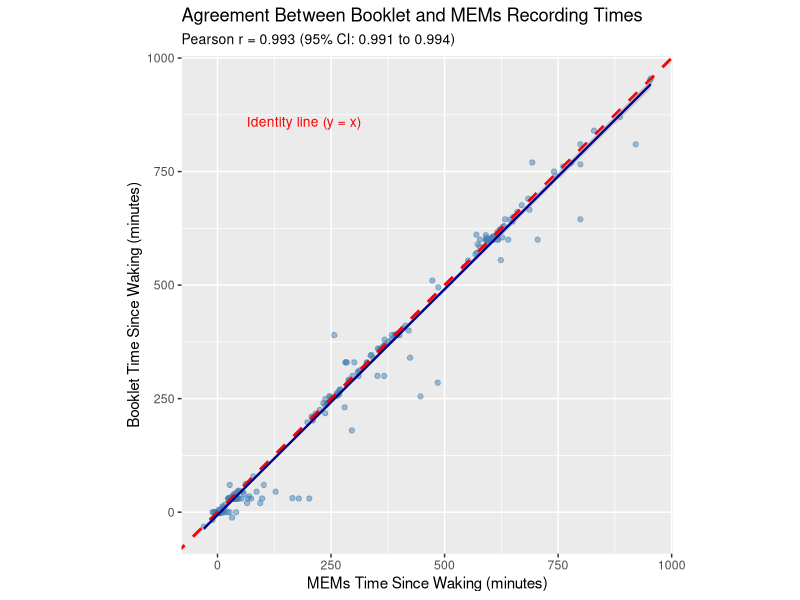
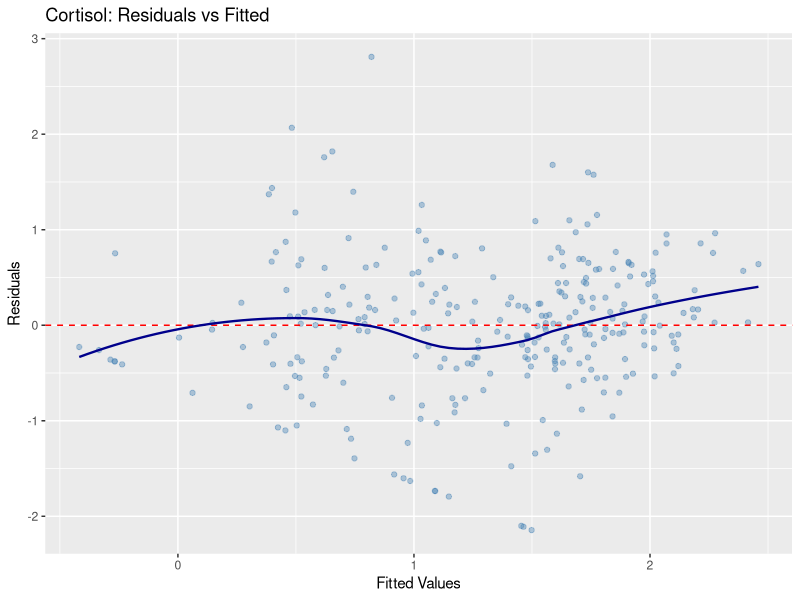
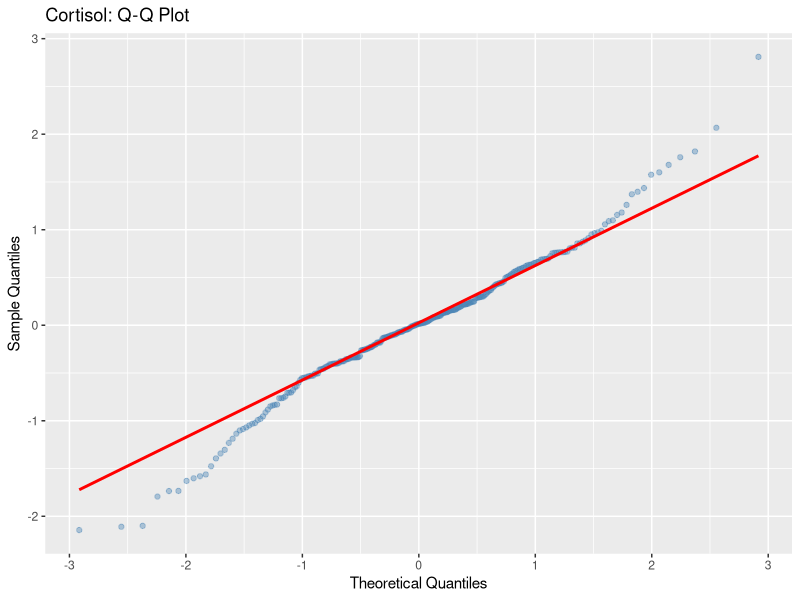
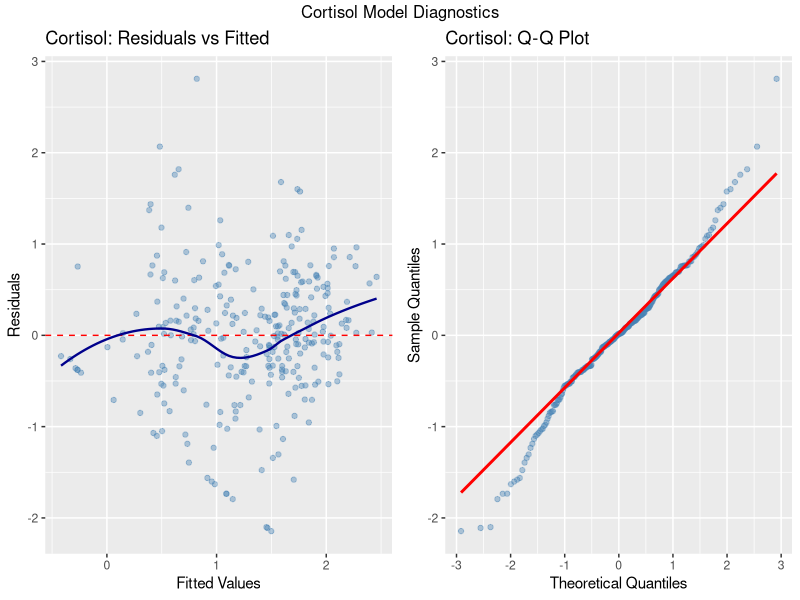
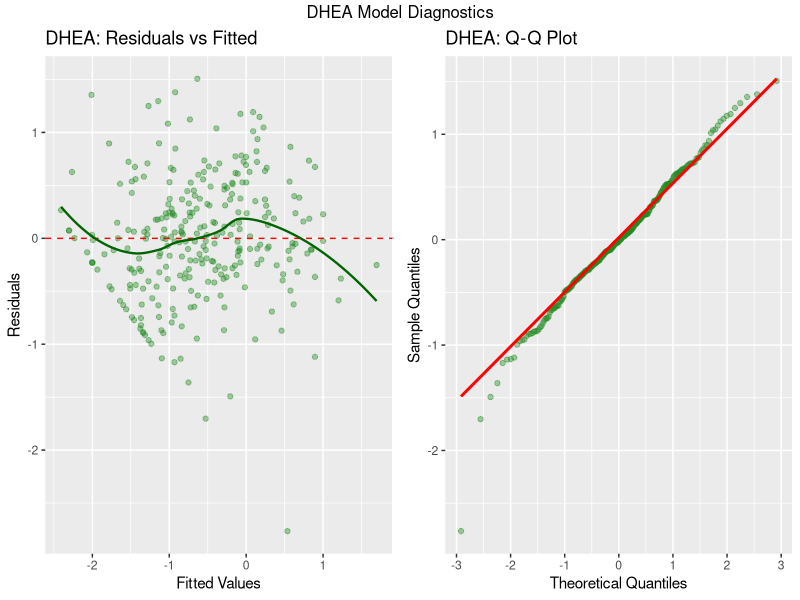
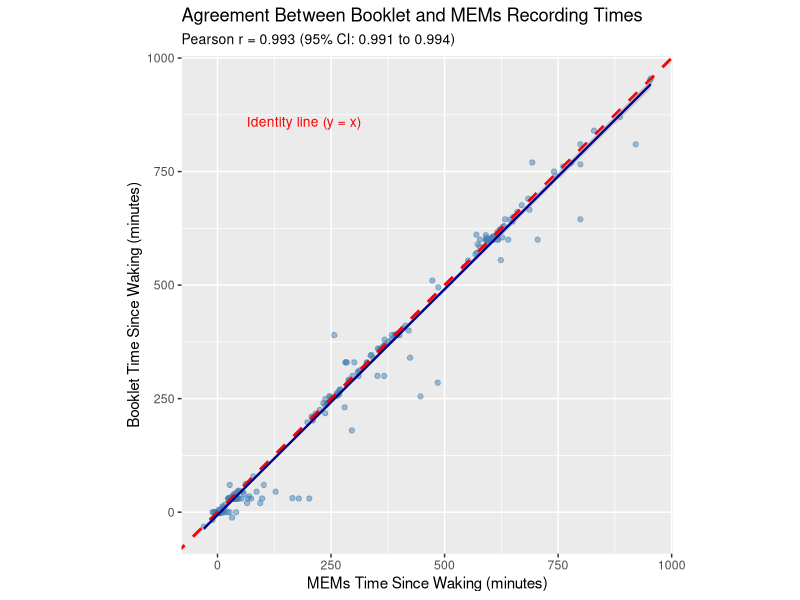

These charts were generated, in order, by the following R code:
## ---- chunk 1
library(tidyverse)    # Data manipulation and visualization
library(lubridate)    # Date/time handling
library(gridExtra)    # Arranging multiple plots
library(knitr)        # Tables
library(kableExtra)   # Enhanced tables
library(scales)       # Axis formatting
library(lme4)
library(lmerTest)
## ---- chunk 2
data_raw<-read.csv("Project0_Clean_v2.csv")
head(data_raw)

data <- data_raw %>%
  rename(
    SubjectID = SubjectID,
    CollectionDate = Collection.Date,
    CollectionSample = Collection.Sample,
    Booklet_ClockTime = Booket..Clock.Time,           # Note: typo in original "Booket"
    MEMs_ClockTime = MEMs..Clock.Time,
    SleepDiary_WakeTime = Sleep.Diary.reported.wake.time,
    Booklet_SampleInterval = Booklet..Sample.interval,
    Booklet_SampleInterval_Mins = Booklet..Sample.interval.Decimal.Time..mins.,
    MEMs_SampleInterval = MEMs..Sample.interval,
    MEMs_SampleInterval_Mins = MEMs..Sample.interval.Decimal.Time..mins.,
    Cortisol_ugdl = Cortisol..ug.dl.,
    DHEA_pgdl = DHEA..pg.dl.,
    Cortisol_nmolL = Cortisol..nmol.L.,
    DHEA_nmolL = DHEA..nmol.L.,
    DayNumber = DAYNUMB
  )

## DATE/TIME HANDLING
# Function to parse time strings (handles hh:mm format)
parse_time_hhmm <- function(time_str) {
  # Return NA for empty strings or NA values
  if (is.na(time_str) || time_str == "") {
    return(NA)
  }
  # Parse hh:mm format
  parsed <- hm(time_str)
  return(parsed)
}

# Function to convert time string to minutes since midnight
time_to_minutes <- function(time_str) {
  if (is.na(time_str) || time_str == "") {
    return(NA)
  }
  parts <- strsplit(time_str, ":")[[1]]
  if (length(parts) >= 2) {
    hours <- as.numeric(parts[1])
    mins <- as.numeric(parts[2])
    return(hours * 60 + mins)
  }
  return(NA)
}

# Apply time conversion to create minutes since midnight for clock times
data <- data %>%
  mutate(
    # Convert clock times to minutes since midnight
    Booklet_ClockTime_Mins = sapply(Booklet_ClockTime, time_to_minutes),
    MEMs_ClockTime_Mins = sapply(MEMs_ClockTime, time_to_minutes),
    WakeTime_Mins_Raw = sapply(SleepDiary_WakeTime, time_to_minutes)
  )

# Calculate time since waking
data <- data %>%
  mutate(
    # Time since waking calculated from clock times minus wake time
    Booklet_TimeSinceWaking = Booklet_ClockTime_Mins - WakeTime_Mins_Raw,
    MEMs_TimeSinceWaking = MEMs_ClockTime_Mins - WakeTime_Mins_Raw
  )



data <- data %>%
  group_by(SubjectID, DayNumber) %>%
  mutate(
    # Fill wake time: take the non-NA value from Sample 1 and apply to all samples
    WakeTime_Mins = WakeTime_Mins_Raw[CollectionSample == 1][1]
  ) %>%
  ungroup()

data <- data %>%
  mutate(
    # Time since waking calculated from clock times minus wake time
    Booklet_TimeSinceWaking = Booklet_ClockTime_Mins - WakeTime_Mins,
    MEMs_TimeSinceWaking = MEMs_ClockTime_Mins - WakeTime_Mins
  )

#head(data)
## ---- chunk 3

# Flag/exclude implausible cortisol values
# - Values > 80 nmol/L are lab errors (EXCLUDE)
# - Values > 26 nmol/L are high but biologically possible (FLAG)
data <- data %>%
  mutate(
    Cortisol_LabError = Cortisol_nmolL > 80,
    Cortisol_High = Cortisol_nmolL > 26 & Cortisol_nmolL <= 80,
    # Flag the extreme cortisol value (9999 appears to be an error code)
    Cortisol_LabError = ifelse(Cortisol_nmolL > 1000, TRUE, Cortisol_LabError)
  )

# Flag DHEA at detection limit (5.205 nmol/L)
data <- data %>%
  mutate(
    DHEA_AtDetectionLimit = abs(DHEA_nmolL - 5.205) < 0.001
  )

# Identify subjects with multiple DHEA at detection limit
subjects_multiple_DHEA_limit <- data %>%
  filter(DHEA_AtDetectionLimit) %>%
  group_by(SubjectID) %>%
  summarise(n_at_limit = n()) %>%
  filter(n_at_limit > 1)


data <- data %>%
  mutate(
    SubjectID_Factor = as.factor(SubjectID),
    CollectionSample_Factor = factor(CollectionSample, 
                                      levels = 1:4,
                                      labels = c("Waking", "30 min", "Lunch", "10 hours")),
    DayNumber_Factor = factor(DayNumber, levels = 1:3, labels = c("Day 1", "Day 2", "Day 3"))
  )

#head(data)

# Summary of missing data
missing_summary <- data %>%
  summarise(
    Total_Observations = n(),
    Missing_Booklet_ClockTime = sum(is.na(Booklet_ClockTime_Mins)),
    Missing_MEMs_ClockTime = sum(is.na(MEMs_ClockTime_Mins)),
    Missing_WakeTime = sum(is.na(WakeTime_Mins)),
    Missing_Cortisol = sum(is.na(Cortisol_nmolL)),
    Missing_DHEA = sum(is.na(DHEA_nmolL)),
    Excluded_Cortisol_LabError = sum(Cortisol_LabError, na.rm = TRUE),
    Excluded_DHEA_DetectionLimit = sum(DHEA_AtDetectionLimit, na.rm = TRUE)
  )

missing_summary_long <- missing_summary %>%
  pivot_longer(cols = everything(), names_to = "Variable", values_to = "Count") %>%
  mutate(Percentage = round(100 * Count / missing_summary$Total_Observations, 1))

#print(missing_summary_long)

## ---- chunk 4
# Table 1 EDA

# Individual calculations
mean(data$Booklet_TimeSinceWaking, na.rm = TRUE)
sd(data$Booklet_TimeSinceWaking, na.rm = TRUE)

mean(data$MEMs_TimeSinceWaking, na.rm = TRUE)
sd(data$MEMs_TimeSinceWaking, na.rm = TRUE)

mean(data$Cortisol_nmolL, na.rm = TRUE)
sd(data$Cortisol_nmolL, na.rm = TRUE)

mean(data$DHEA_nmolL, na.rm = TRUE)
sd(data$DHEA_nmolL, na.rm = TRUE)

# Or as one summary table
data %>%
  summarise(
    Booklet_Mean = mean(Booklet_TimeSinceWaking, na.rm = TRUE),
    Booklet_SD = sd(Booklet_TimeSinceWaking, na.rm = TRUE),
    MEMs_Mean = mean(MEMs_TimeSinceWaking, na.rm = TRUE),
    MEMs_SD = sd(MEMs_TimeSinceWaking, na.rm = TRUE),
    Cortisol_Mean = mean(Cortisol_nmolL, na.rm = TRUE),
    Cortisol_SD = sd(Cortisol_nmolL, na.rm = TRUE),
    DHEA_Mean = mean(DHEA_nmolL, na.rm = TRUE),
    DHEA_SD = sd(DHEA_nmolL, na.rm = TRUE)
  )



## ---- chunk 5
# Q1 DESCRIPTIVE STATISTICS

data_paired <- data %>%
  filter(!is.na(Booklet_TimeSinceWaking) & !is.na(MEMs_TimeSinceWaking))

data_paired <- data_paired %>%
  mutate(
    # Difference: Booklet - MEMs (positive = Booklet later than MEMs)
    Time_Difference = Booklet_TimeSinceWaking - MEMs_TimeSinceWaking,
    # Average of the two measurements (for Bland-Altman)
    Time_Average = (Booklet_TimeSinceWaking + MEMs_TimeSinceWaking) / 2,
    # Absolute difference
    Abs_Difference = abs(Time_Difference)
  )

diff_summary_overall <- data_paired %>%
  summarise(
    N = n(),
    Mean_Diff = mean(Time_Difference, na.rm = TRUE),
    SD_Diff = sd(Time_Difference, na.rm = TRUE),
    Median_Diff = median(Time_Difference, na.rm = TRUE),
    IQR_Diff = IQR(Time_Difference, na.rm = TRUE),
    Min_Diff = min(Time_Difference, na.rm = TRUE),
    Max_Diff = max(Time_Difference, na.rm = TRUE),
    Mean_Abs_Diff = mean(Abs_Difference, na.rm = TRUE)
  )

cat("--- Overall Time Difference (Booklet - MEMs, in minutes) ---\n")
print(diff_summary_overall)

# Calculate 95% Limits of Agreement
mean_diff <- diff_summary_overall$Mean_Diff
sd_diff <- diff_summary_overall$SD_Diff
LoA_lower <- mean_diff - 1.96 * sd_diff
LoA_upper <- mean_diff + 1.96 * sd_diff

cat("\n--- Bland-Altman Statistics ---\n")
cat("Mean Difference (Bias):", round(mean_diff, 2), "minutes\n")
cat("95% Limits of Agreement:", round(LoA_lower, 2), "to", round(LoA_upper, 2), "minutes\n")

# -----------------------------------------------------------------------------
# 3.4 Summary by Collection Sample
# -----------------------------------------------------------------------------
diff_summary_by_sample <- data_paired %>%
  group_by(CollectionSample_Factor) %>%
  summarise(
    N = n(),
    Mean_Diff = round(mean(Time_Difference), 2),
    SD_Diff = round(sd(Time_Difference), 2),
    Median_Diff = round(median(Time_Difference), 2),
    Min_Diff = round(min(Time_Difference), 2),
    Max_Diff = round(max(Time_Difference), 2)
  )

cat("\n--- Time Difference by Collection Sample ---\n")
print(diff_summary_by_sample)


# -----------------------------------------------------------------------------
# 3.5 Correlation between Booklet and MEMs times
# -----------------------------------------------------------------------------
correlation_test <- cor.test(data_paired$Booklet_TimeSinceWaking, 
                              data_paired$MEMs_TimeSinceWaking,
                              method = "pearson")

cat("\n--- Pearson Correlation ---\n")
cat("Correlation coefficient (r):", round(correlation_test$estimate, 4), "\n")
cat("95% CI:", round(correlation_test$conf.int[1], 4), "to", 
    round(correlation_test$conf.int[2], 4), "\n")
cat("p-value:", format.pval(correlation_test$p.value, digits = 3), "\n")

# -----------------------------------------------------------------------------
# 3.6 VISUALIZATION: Scatterplot (per PI request)
# -----------------------------------------------------------------------------
plot_scatter_agreement <- ggplot(data_paired, 
                                  aes(x = MEMs_TimeSinceWaking, 
                                      y = Booklet_TimeSinceWaking)) +
  geom_point(alpha = 0.5, color = "steelblue") +
  geom_abline(intercept = 0, slope = 1, linetype = "dashed", color = "red", linewidth = 1) +
  geom_smooth(method = "lm", se = TRUE, color = "darkblue", linewidth = 0.8) +
  labs(
    title = "Agreement Between Booklet and MEMs Recording Times",
    subtitle = paste0("Pearson r = ", round(correlation_test$estimate, 3),
                      " (95% CI: ", round(correlation_test$conf.int[1], 3), 
                      " to ", round(correlation_test$conf.int[2], 3), ")"),
    x = "MEMs Time Since Waking (minutes)",
    y = "Booklet Time Since Waking (minutes)"
  ) +
  annotate("text", x = max(data_paired$MEMs_TimeSinceWaking, na.rm = TRUE) * 0.2, 
           y = max(data_paired$Booklet_TimeSinceWaking, na.rm = TRUE) * 0.9,
           label = "Identity line (y = x)", color = "red", size = 3.5) +
  coord_equal() +
  theme(plot.subtitle = element_text(size = 10))

print(plot_scatter_agreement)
ggsave("Q1_scatterplot_agreement.png", plot_scatter_agreement, width = 8, height = 8, dpi = 150)


## ---- chunk 6
# Q1 Mixed model
model_agreement <- lmer(Booklet_TimeSinceWaking ~ MEMs_TimeSinceWaking + (1|SubjectID), 
                        data = data_paired)

summary(model_agreement)

## ---- chunk 7

# Q2 

# Define target times (in minutes since waking)
TARGET_SAMPLE2 <- 30    # 30 minutes after waking
TARGET_SAMPLE4 <- 600   # 600 minutes (10 hours) after waking

# Filter to samples 2 and 4 only, and require MEMs time to be present
data_adherence <- data %>%
  filter(CollectionSample %in% c(2, 4)) %>%
  filter(!is.na(Booklet_TimeSinceWaking)) %>%
  mutate(
    # Define target time based on sample
    Target_Time = case_when(
      CollectionSample == 2 ~ TARGET_SAMPLE2,
      CollectionSample == 4 ~ TARGET_SAMPLE4
    ),
    # Calculate deviation from target
    Deviation =Booklet_TimeSinceWaking - Target_Time,
    Abs_Deviation = abs(Deviation),
    # Adherence flags
    Within_7.5min = Abs_Deviation <= 7.5,
    Within_15min = Abs_Deviation <= 15,
    # Label for reporting
    Sample_Label = case_when(
      CollectionSample == 2 ~ "+30 min",
      CollectionSample == 4 ~ "+10 hours"
    )
  )


# Function to calculate adherence with exact binomial CI
calc_adherence <- function(data, sample_num, window_min) {
  
  subset_data <- data %>% filter(CollectionSample == sample_num)
  n <- nrow(subset_data)
  
  if (window_min == 7.5) {
    x <- sum(subset_data$Within_7.5min)
  } else {
    x <- sum(subset_data$Within_15min)
  }
  
  # Exact binomial CI
  ci <- binom.test(x, n, conf.level = 0.95)
  
  return(data.frame(
    Sample = ifelse(sample_num == 2, "+30 min", "+10 hours"),
    Target_Time = ifelse(sample_num == 2, "30 min", "600 min"),
    Window = paste0("±", window_min, " min"),
    N_Total = n,
    N_Adherent = x,
    Percentage = round(100 * x / n, 1),
    CI_Lower = round(100 * ci$conf.int[1], 1),
    CI_Upper = round(100 * ci$conf.int[2], 1)
  ))
}

# Calculate for all combinations
adherence_results <- bind_rows(
  calc_adherence(data_adherence, 2, 7.5),
  calc_adherence(data_adherence, 2, 15),
  calc_adherence(data_adherence, 4, 7.5),
  calc_adherence(data_adherence, 4, 15)
)

print(adherence_results)

## ---- chunk 8
# Q3

# Find all observations at detection limit
obs_at_limit <- data %>%
  filter(DHEA_AtDetectionLimit) %>%
  select(SubjectID, DayNumber, CollectionSample, DHEA_nmolL)

print(obs_at_limit)

# Data cleaning
KNOT<-30

data_Q3 <- data %>%
  filter(!DHEA_AtDetectionLimit) %>%                    # Remove obs at detection limit
  filter(SubjectID!=3037) %>%               # Remove subjects with multiple at limit
  filter(!is.na(DHEA_nmolL)) %>%               # Remove missing DHEA
  filter(Cortisol_nmolL<=80)    %>%                       # Remove extreme cortisol values
  filter(!is.na(MEMs_TimeSinceWaking)) %>%              # Remove missing time
  filter(MEMs_TimeSinceWaking>= 0) %>%
  mutate(
    Time = MEMs_TimeSinceWaking,
    Time1 = pmin(Time, KNOT),
    Time2 = pmax(Time - KNOT, 0),)


# Model: Cortisol ~ Time1 + Time2 + (1|SubjectID)
# 
# Interpretation:
# - Intercept: Expected cortisol at waking (Time = 0)
# - Time1 coefficient: Rate of change from waking to 30 min (awakening response)
# - Time2 coefficient: Rate of change after 30 min (decline phase)

model_cortisol_pw <- lmer(
  log(Cortisol_nmolL) ~ Time1 + Time2 + (1|SubjectID_Factor),
  data = data_Q3
)

# without random intercept
model_cortisol_pw2 <- lm(
  Cortisol_nmolL ~ Time1 + Time2,
  data = data_Q3
)

# compare models
#AIC(model_cortisol_pw, model_cortisol_pw2)

summary(model_cortisol_pw)



# DHEA PW model with RI
model_dhea_pw <- lmer(
  log(DHEA_nmolL) ~ Time1 + Time2 + (1|SubjectID_Factor),
  data = data_Q3
)

# DHEA PW MODEL WITHOUT RI
model_dhea_pw2 <- lm(
  DHEA_nmolL ~ Time1 + Time2,
  data = data_Q3
)

AIC(model_dhea_pw, model_dhea_pw2)

summary(model_dhea_pw)



## ---- chunk 9
# Q3 model diagnostics
data_Q3 <- data_Q3 %>%
  mutate(
    Fitted_Cortisol = fitted(model_cortisol_pw),
    Resid_Cortisol = residuals(model_cortisol_pw),
    StdResid_Cortisol = residuals(model_cortisol_pw, type = "pearson"),
    Fitted_DHEA = fitted(model_dhea_pw),
    Resid_DHEA = residuals(model_dhea_pw),
    StdResid_DHEA = residuals(model_dhea_pw, type = "pearson")
  )

p_cort_resid_fitted <- ggplot(data_Q3, aes(x = Fitted_Cortisol, y = Resid_Cortisol)) +
  geom_point(alpha = 0.4, color = "steelblue") +
  geom_hline(yintercept = 0, color = "red", linetype = "dashed") +
  geom_smooth(method = "loess", se = FALSE, color = "darkblue", linewidth = 0.8) +
  labs(
    title = "Cortisol: Residuals vs Fitted",
    x = "Fitted Values",
    y = "Residuals"
  )




p_cort_resid_fitted

p_cort_qq <- ggplot(data_Q3, aes(sample = StdResid_Cortisol)) +
  stat_qq(alpha = 0.4, color = "steelblue") +
  stat_qq_line(color = "red", linewidth = 1) +
  labs(
    title = "Cortisol: Q-Q Plot",
    x = "Theoretical Quantiles",
    y = "Sample Quantiles"
  )

p_cort_qq


cortisol_diagnostics <- grid.arrange(
  p_cort_resid_fitted,
  p_cort_qq,
  ncol = 2,
  top = "Cortisol Model Diagnostics"
)


p_dhea_resid_fitted <- ggplot(data_Q3, aes(x = Fitted_DHEA, y = Resid_DHEA)) +
  geom_point(alpha = 0.4, color = "forestgreen") +
  geom_hline(yintercept = 0, color = "red", linetype = "dashed") +
  geom_smooth(method = "loess", se = FALSE, color = "darkgreen", linewidth = 0.8) +
  labs(
    title = "DHEA: Residuals vs Fitted",
    x = "Fitted Values",
    y = "Residuals"
  )

p_dhea_qq <- ggplot(data_Q3, aes(sample = StdResid_DHEA)) +
  stat_qq(alpha = 0.4, color = "forestgreen") +
  stat_qq_line(color = "red", linewidth = 1) +
  labs(
    title = "DHEA: Q-Q Plot",
    x = "Theoretical Quantiles",
    y = "Sample Quantiles"
  )

dhea_diagnostics <- grid.arrange(
  p_dhea_resid_fitted,
  p_dhea_qq, 
  ncol = 2,
  top = "DHEA Model Diagnostics"
)
